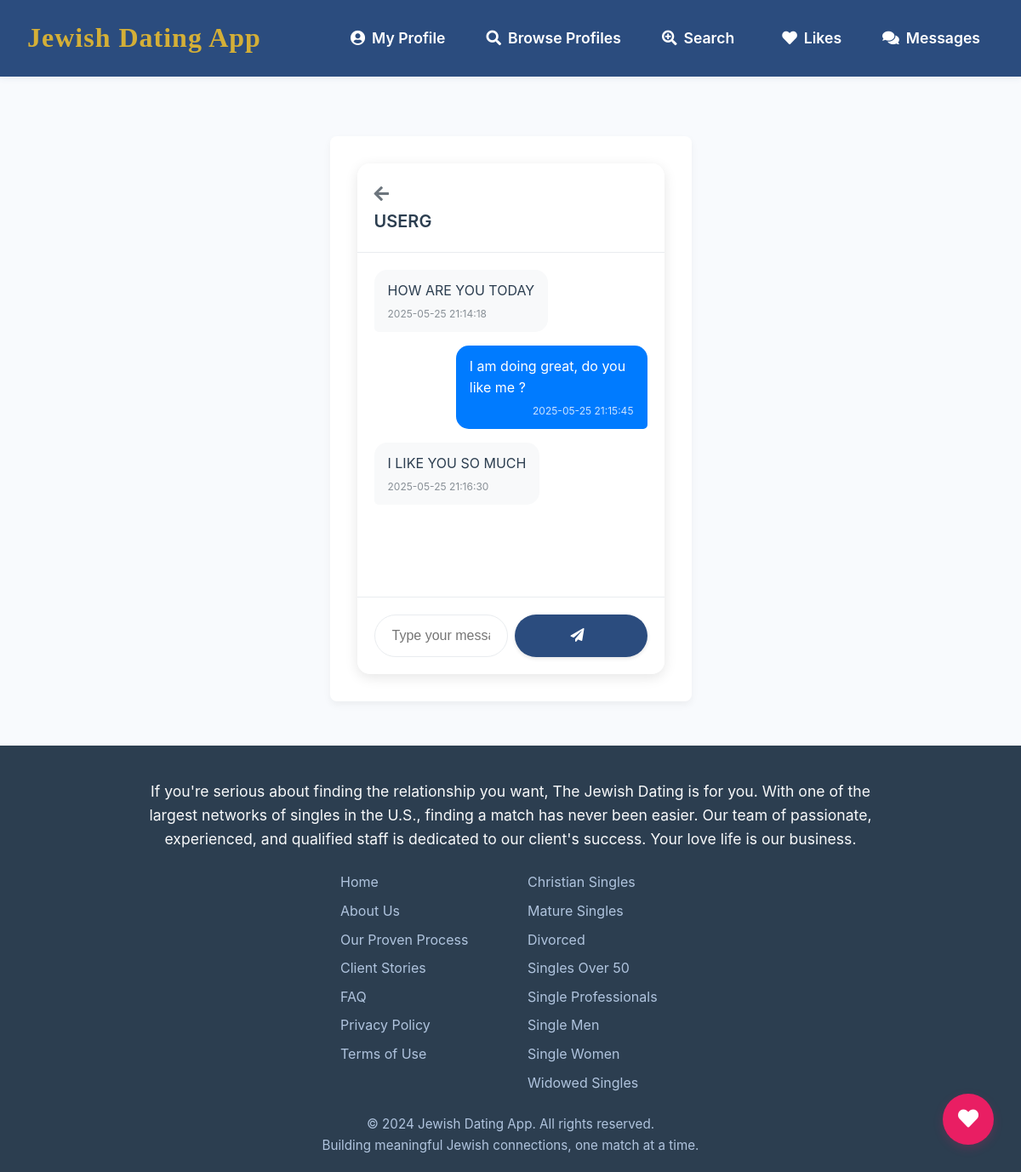
Before: /messages/4 (signed in) with the older database file.
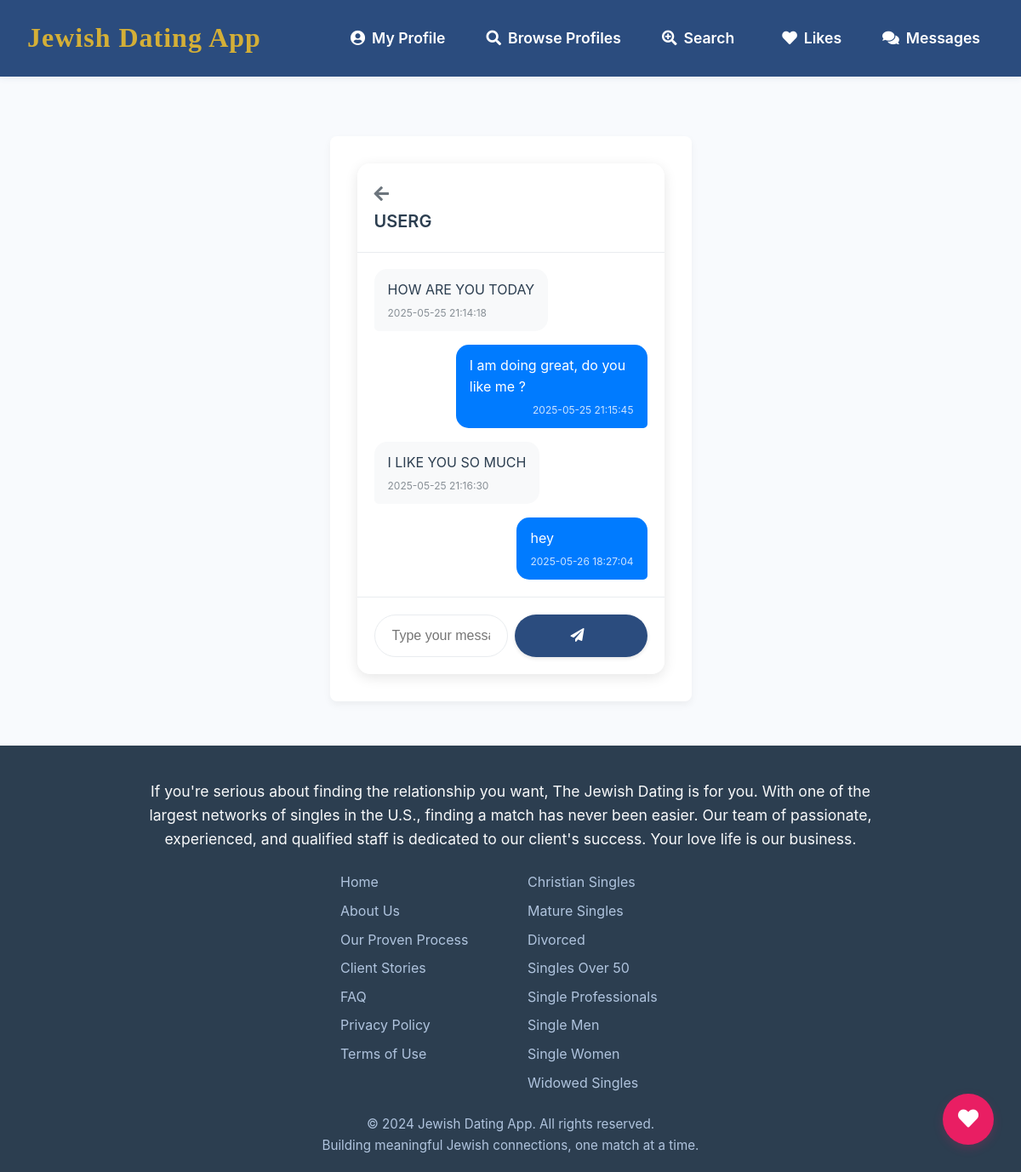
After: the same page with the newer database file.
### tables this page shows
CREATE TABLE users (
            id INTEGER PRIMARY KEY AUTOINCREMENT,
            username TEXT UNIQUE NOT NULL,
            password TEXT NOT NULL
        , last_active DATETIME, latitude REAL, longitude REAL, min_age_preference INTEGER DEFAULT 18, max_age_preference INTEGER DEFAULT 120);

CREATE TABLE messages (
            id INTEGER PRIMARY KEY AUTOINCREMENT,
            sender_id INTEGER NOT NULL,
            receiver_id INTEGER NOT NULL,
            content TEXT NOT NULL,
            timestamp DATETIME DEFAULT CURRENT_TIMESTAMP,
            FOREIGN KEY (sender_id) REFERENCES users(id),
            FOREIGN KEY (receiver_id) REFERENCES users(id)
        );

### app.py (the view, shortened to what this page needs)
@app.route('/messages/<int:user_id>', methods=('GET', 'POST'))
@login_required
def conversation(user_id):
    conn = get_db_connection()
    current_user_id = g.user['id']
    other_user = conn.execute(
        'SELECT id, username FROM users WHERE id = ?', (user_id,)
    ).fetchone()
    if not other_user:
        conn.close()
        flash('User not found.', 'error')
        return redirect(url_for('messages'))
    if other_user['id'] == current_user_id:
        conn.close()
        flash('You cannot message yourself.', 'warning')
        return redirect(url_for('messages'))
    messages = conn.execute(
        '''
        SELECT sender_id, receiver_id, content, timestamp
        FROM messages
        WHERE (sender_id = ? AND receiver_id = ?) OR (sender_id = ? AND receiver_id = ?)
        ORDER BY timestamp ASC
        ''',
        (current_user_id, other_user['id'], other_user['id'], current_user_id)
    ).fetchall()
    conn.close()
    return render_template('conversation.html', messages=messages, other_user=other_user)

### app.py (called while the page is built)
def get_db_connection():
    conn = sqlite3.connect(app.config['DATABASE'])
    conn.row_factory = sqlite3.Row
    return conn

@app.context_processor
def inject_now():
    return {'now': datetime.datetime.now()}

@app.before_request
def load_logged_in_user():
    user_id = session.get('user_id')
    if user_id is None:
        g.user = None
    else:
        conn = get_db_connection()
        g.user = conn.execute(
            'SELECT * FROM users WHERE id = ?', (user_id,)
        ).fetchone()
        conn.execute(
            'UPDATE users SET last_active = CURRENT_TIMESTAMP WHERE id = ?', (user_id,)
        )
        conn.commit()
        conn.close()

def login_required(view):
    @wraps(view)
    def wrapped_view(*args, **kwargs):
        if g.user is None:
            flash('You need to be logged in to access this page.', 'warning')
            return redirect(url_for('login'))
        return view(*args, **kwargs)
    return wrapped_view

### templates/conversation.html (shortened to what this page needs)
{% extends "base.html" %}
{% block content %}
<div class="container py-5">
    <div class="chat-container">
        <div class="chat-header">
            <div class="d-flex align-items-center">
                <a href="{{ url_for('messages') }}" class="back-button">
                    <i class="fas fa-arrow-left"></i>
                </a>
                <div class="chat-user-info">
                    <h2 class="chat-username">{{ other_user.username }}</h2>
                </div>
            </div>
        </div>
        <div class="chat-messages" id="chat-messages">
            {% for message in messages %}
                <div class="message {% if message.sender_id == g.user.id %}message-sent{% else %}message-received{% endif %}">
                    <div class="message-content">
                        {{ message.content }}
                        <div class="message-time">
                            {{ message.timestamp }}
                        </div>
                    </div>
                </div>
            {% endfor %}
        </div>
        <div class="chat-input">
            <form method="post" class="message-form">
                <div class="input-group">
                    <input type="text"
                           name="message_content"
                           class="form-control"
                           placeholder="Type your message..."
                           required
                           autocomplete="off">
                    <button type="submit" class="btn btn-primary">
                        <i class="fas fa-paper-plane"></i>
                    </button>
                </div>
            </form>
        </div>
    </div>
</div>
{% endblock %}

### templates/base.html (shortened to what this page needs)
<!DOCTYPE html>
<html lang="en">
<head>
    <link rel="stylesheet" href="{{ url_for('static', filename='style.css') }}">
    <link rel="stylesheet" href="https://cdnjs.cloudflare.com/ajax/libs/font-awesome/5.15.4/css/all.min.css">
</head>
<body>
    <nav class="navbar">
        <div class="navbar-content">
            <a href="{{ url_for('index') }}" class="navbar-brand">
                Jewish Dating App
            </a>
            <div class="navbar-menu" id="navbarMenu">
                {% if g.user %}
                <div class="navbar-start">
                    <a href="{{ url_for('profile') }}" class="nav-link {% if request.endpoint == 'profile' %}active{% endif %}">
                        <i class="fas fa-user-circle"></i>
                        <span>My Profile</span>
                    </a>
                    <a href="{{ url_for('browse_profiles') }}" class="nav-link {% if request.endpoint == 'browse_profiles' %}active{% endif %}">
                        <i class="fas fa-search"></i>
                        <span>Browse Profiles</span>
                    </a>
                    <a href="{{ url_for('search_profiles') }}" class="nav-link {% if request.endpoint == 'search_profiles' %}active{% endif %}">
                        <i class="fas fa-search-plus"></i>
                        <span>Search</span>
                    </a>
                </div>
                <div class="navbar-end">
                    <a href="{{ url_for('my_likes') }}" class="nav-link {% if request.endpoint == 'my_likes' %}active{% endif %}">
                        <i class="fas fa-heart"></i>
                        <span>Likes</span>
                    </a>
                    <a href="{{ url_for('messages') }}" class="nav-link {% if request.endpoint == 'messages' %}active{% endif %}">
                        <i class="fas fa-comments"></i>
                        <span>Messages</span>
                    </a>
                </div>
                {% endif %}
            </div>
        </div>
    </nav>
    <main class="main-content">
        {% block content %}{% endblock %}
    </main>
    <footer class="site-footer">
        <div class="footer-top-text">
            If you're serious about finding the relationship you want, The Jewish Dating is for you. With one of the largest networks of singles in the U.S., finding a match has never been easier. Our team of passionate, experienced, and qualified staff is dedicated to our client's success. Your love life is our business.
        </div>
        <div class="footer-links">
            <div class="footer-links-group">
                <a href="/">Home</a>
                <a href="#">About Us</a>
                <a href="#">Our Proven Process</a>
                <a href="#">Client Stories</a>
                <a href="#">FAQ</a>
                <a href="#">Privacy Policy</a>
                <a href="#">Terms of Use</a>
            </div>
            <div class="footer-links-group">
                <a href="#">Christian Singles</a>
                <a href="#">Mature Singles</a>
                <a href="#">Divorced</a>
                <a href="#">Singles Over 50</a>
                <a href="#">Single Professionals</a>
                <a href="#">Single Men</a>
                <a href="#">Single Women</a>
                <a href="#">Widowed Singles</a>
            </div>
        </div>
        <div class="footer-bottom">
            <div class="footer-info">
                <p>&copy; 2024 Jewish Dating App. All rights reserved.</p>
                <p class="footer-tagline">Building meaningful Jewish connections, one match at a time.</p>
            </div>
        </div>
    </footer>
    <div id="chatbot-widget">
        <button id="chatbot-toggle" class="chatbot-toggle-btn" aria-label="Chat with our love agent">
            <i class="fas fa-heart"></i>
        </button>
    </div>
</body>
</html>

### static/style.css (style rules this page uses)
.form-control { width: 100%; padding: 0.75rem; font-size: 1rem; line-height: 1.5; color: #495057; background-color: #fff; border: 1px solid #ced4da; border-radius: 0.25rem; transition: border-color 0.15s ease-in-out, box-shadow 0.15s ease-in-out; }
.btn-primary { display: block; width: 100%; padding: 0.75rem; font-size: 1rem; font-weight: 500; text-align: center; color: #fff; background-color: #007bff; border: 1px solid #007bff; border-radius: 0.25rem; cursor: pointer; transition: background-color 0.15s ease-in-out, border-color 0.15s ease-in-out; }
.navbar-brand { color: var(--primary-color); transition: color 0.2s ease; font-family: 'Playfair Display', serif; }
.navbar-menu { display: flex; align-items: center; gap: 1.5rem; }
.navbar-start { display: flex; }
:root { --primary-color: #007bff; --secondary-color: #6c757d; --light-gray: #f8f9fa; --border-color: #e0e0e0; --border-radius: 8px; --border-radius-small: 5px; --box-shadow: 0 1px 6px rgba(0, 0, 0, 0.08); --box-shadow-hover: 0 8px 16px rgba(0, 0, 0, 0.1); }

### templates/conversation.html (style rules this page uses)
.chat-container { max-width: 800px; margin: 0 auto; background: #fff; border-radius: 15px; box-shadow: 0 4px 15px rgba(0, 0, 0, 0.1); display: flex; flex-direction: column; height: calc(100vh - 200px); min-height: 500px; }
.chat-header { padding: 1.25rem; border-bottom: 1px solid #e9ecef; background: #fff; border-radius: 15px 15px 0 0; }
.back-button { color: #6c757d; font-size: 1.25rem; margin-right: 1rem; text-decoration: none; transition: color 0.2s ease; }
.chat-username { font-size: 1.25rem; font-weight: 600; color: #2c3e50; margin: 0; }
.chat-messages { flex-grow: 1; padding: 1.25rem; overflow-y: auto; display: flex; flex-direction: column; gap: 1rem; }
.message { max-width: 70%; display: flex; flex-direction: column; }
.message-sent { align-self: flex-end; }
.message-received { align-self: flex-start; }
.message-content { padding: 0.75rem 1rem; border-radius: 15px; position: relative; word-wrap: break-word; }
.message-sent .message-content { background: #007bff; color: #fff; border-bottom-right-radius: 5px; }
.message-received .message-content { background: #f8f9fa; color: #2c3e50; border-bottom-left-radius: 5px; }
.message-time { font-size: 0.75rem; margin-top: 0.25rem; opacity: 0.8; }
.message-sent .message-time { text-align: right; color: #fff; }
.message-received .message-time { color: #6c757d; }
.chat-input { padding: 1.25rem; border-top: 1px solid #e9ecef; background: #fff; border-radius: 0 0 15px 15px; }
.message-form { display: flex; gap: 0.5rem; }
.input-group { display: flex; gap: 0.5rem; }
.form-control { border: 1px solid #e9ecef; border-radius: 25px; padding: 0.75rem 1.25rem; font-size: 1rem; transition: border-color 0.2s ease, box-shadow 0.2s ease; }
.btn { padding: 0.75rem 1.25rem; border-radius: 25px; font-weight: 500; transition: all 0.2s ease-in-out; }
.btn i { margin-right: 0.5rem; }
.btn-primary { box-shadow: 0 2px 4px rgba(0, 0, 0, 0.1); }

Changed rows visible on the page:
added messages: content "hey", timestamp "2025-05-26 18:27:04"
